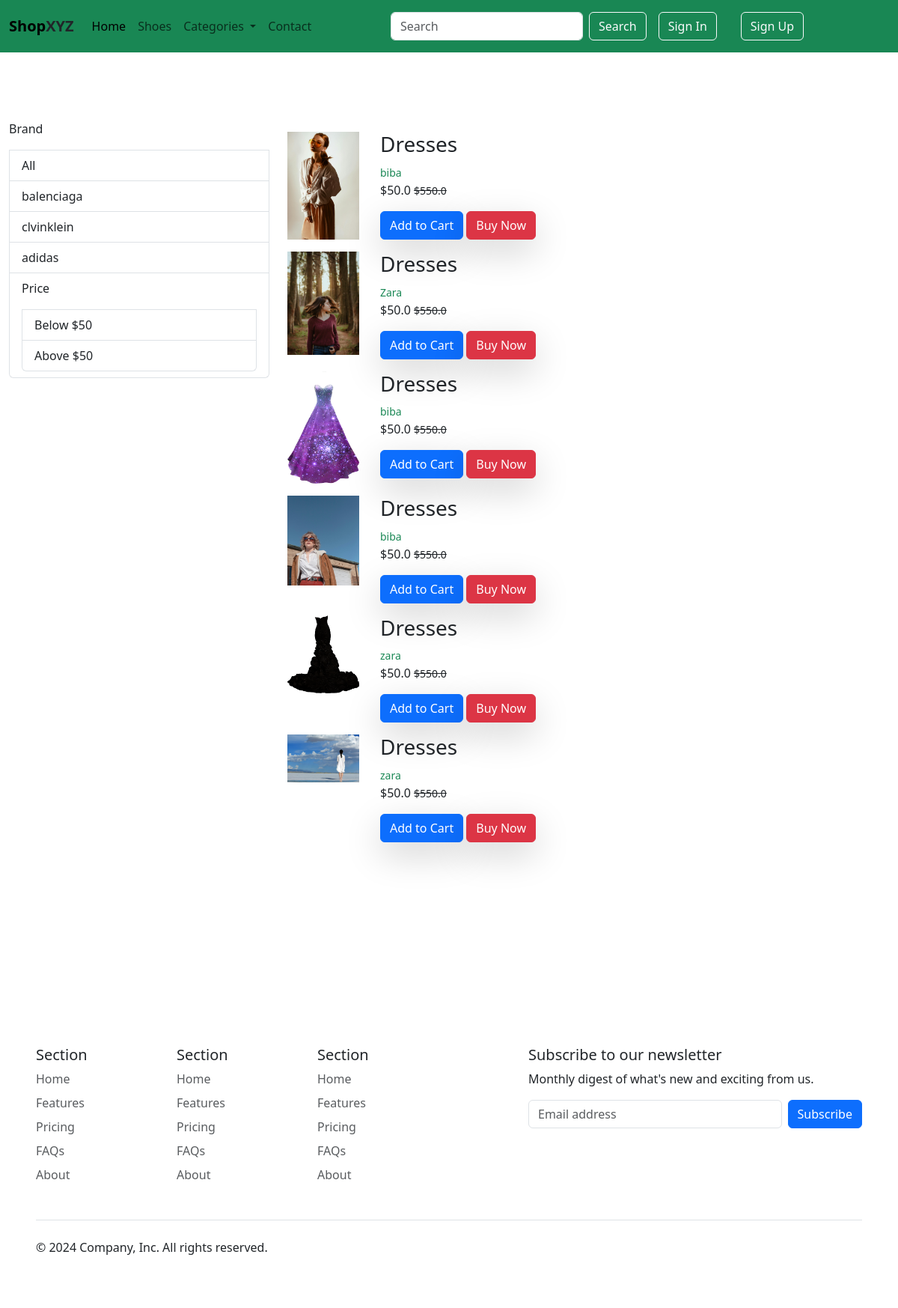
/women/None, run on the app's committed database.
### app/models.py (models this page shows, shortened)
class Product(models.Model):
    product_name = models.CharField(max_length=200)
    selling_price = models.FloatField()
    discounted_price = models.FloatField()
    description = models.TextField()
    category = models.CharField(choices=CATEGORY_CHOICES, max_length=3)
    brand = models.CharField(max_length=50)
    image = models.ImageField(upload_to='product-img')

### app/views.py (the view)
# urls.py: path("women/<slug:data>", views.women, name="women"),
def women(request,data):
    women = Product.objects.filter(category = 'W')
    return render(request, 'women.html',{"women": women})

### app/templates/women.html (shortened to what this page needs)
{% extends "base.html" %}
{% block content %}
<section class="women">
    <div class="row container">
        <div class="col-md-4">
            <div class="list-group">
                <p>Brand</p>
                <a href="{% url "women" 'None' %}" class="list-group-item">All</a>
                <a href="{% url "women" 'balenciaga' %}" class="list-group-item">balenciaga</a>
                <a href="{% url "women" 'clvinklein' %}" class="list-group-item">clvinklein</a>
                <a href="{% url "women" 'adidas' %}" class="list-group-item">adidas</a>
                <span class="list-group-item">
                    <p>Price</p>
                    <a href="{% url "women" 'below' %}" class="list-group-item">Below $50</a>
                    <a href="{% url "women" 'above' %}" class="list-group-item">Above $50</a>
                </span>
            </div>
        </div>
        <div class="col">
          {% for product in women  %}
          <div class="row my-3">
            <div class="col-md-2">
            <img src="/media/{{product.image}}" class="img-fluid object-fit-cover" style="width: 6rem" alt=""/>
            </div>
            <div class="col-md-8">
                <h3>{{product.product_name}}</h3>
                <small class="text-success">{{product.brand}}</small>
                <p>${{product.discounted_price}}  <small class="text-decoration-line-through">${{product.selling_price}}</small>
                </p>
                <a href="" class="btn shadow-lg btn-primary">Add to Cart</a>
                <a href="" class="btn-danger btn shadow-lg ">Buy Now</a>
            </div>
        </div>
        {% endfor %}
    </div>
   </div>
</section>
{% endblock content %}

### app/static/css/style.css (style rules this page uses)
section { margin: 20vh 0; }

### data on the page
Product: image (picture), product_name "Dresses", brand "biba", discounted_price "50.0", selling_price "550.0"
Product: image (picture), product_name "Dresses", brand "Zara", discounted_price "50.0", selling_price "550.0"
Product: image (picture), product_name "Dresses", brand "biba", discounted_price "50.0", selling_price "550.0"
Product: image (picture), product_name "Dresses", brand "biba", discounted_price "50.0", selling_price "550.0"
Product: image (picture), product_name "Dresses", brand "zara", discounted_price "50.0", selling_price "550.0"
Product: image (picture), product_name "Dresses", brand "zara", discounted_price "50.0", selling_price "550.0"
